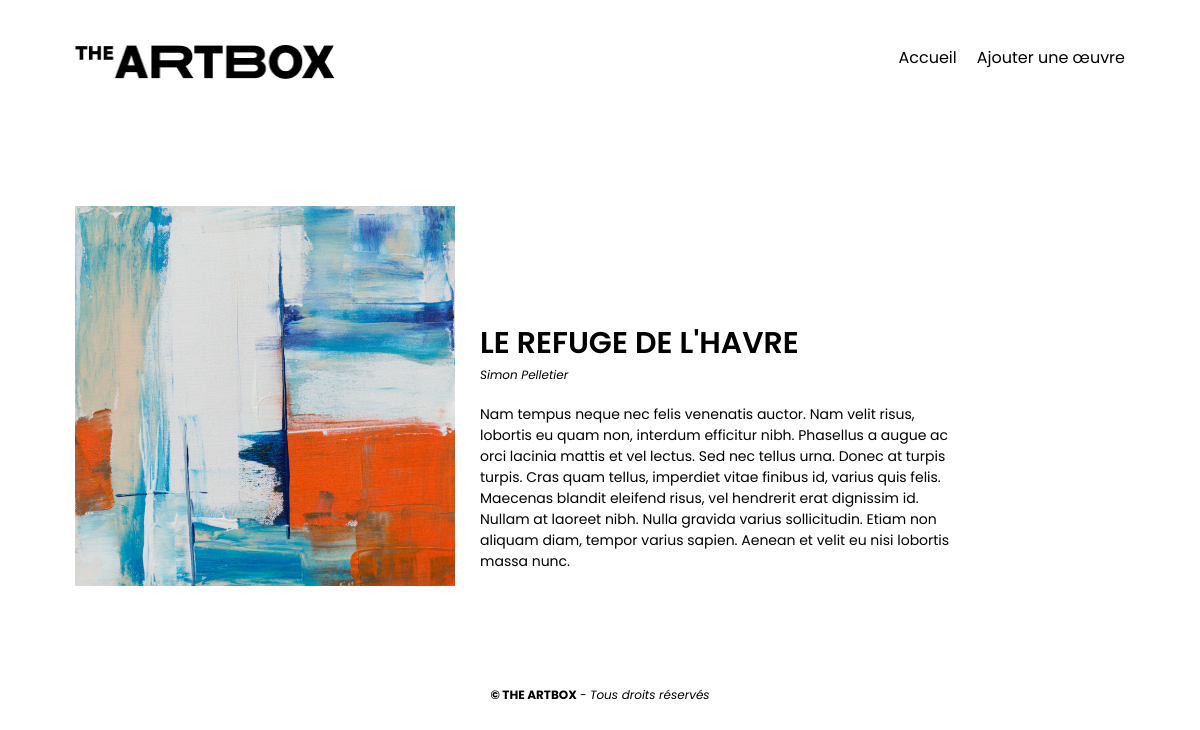
The app's page /oeuvre.php?id=4.php with its own data.
### tables this page shows
CREATE TABLE `oeuvre` (
  `Id` int(11) NOT NULL,
  `title` varchar(50) DEFAULT NULL,
  `artist` varchar(50) DEFAULT NULL,
  `image` varchar(2048) DEFAULT NULL,
  `description` text DEFAULT NULL
);

### bdd.php (called while the page is built)
<?php
function dataBasePDO()
{
    try
    {
        return new PDO('mysql:host=localhost;dbname=artbox;charset=utf8', 'root', '', [
            PDO::ATTR_ERRMODE => PDO::ERRMODE_EXCEPTION,
            PDO::ATTR_DEFAULT_FETCH_MODE => PDO::FETCH_ASSOC,
        ]);
    }
    catch (Exception $e)
    {
        die('Erreur : ' . $e->getMessage());
    }
}

### oeuvre.php (the view, shortened to what this page needs)
<?php
    require 'header.php';
    require 'bdd.php';
    $oeuvre = getOne($_GET['id']);
    function getOne($idOeuvre)
    {
        $query = dataBasePDO()->prepare('SELECT * FROM oeuvre WHERE oeuvre.Id = :idOeuvre');
        $query->execute([':idOeuvre' => $idOeuvre]);
        return $query->fetch();
    };
?>
<?php if ($oeuvre) { ?>
    <article id="detail-oeuvre">
        <div id="img-oeuvre">
            <img src="<?= $oeuvre['image'] ?>" alt="<?= $oeuvre['title'] ?>">
        </div>
        <div id="contenu-oeuvre">
            <h1><?= $oeuvre['title'] ?></h1>
            <p class="description"><?= $oeuvre['artist'] ?></p>
            <p class="description-complete">
                <?= $oeuvre['description'] ?>
            </p>
        </div>
    </article>
<?php } else {
    header('Location: index.php');
} ?>
<?php require 'footer.php'; ?>

### css/style.css (style rules this page uses)
html, body { margin: 0; }
* { box-sizing: border-box; font-family: 'Poppins', sans-serif; }
.oeuvre h2, #detail-oeuvre h1 { text-transform: uppercase; margin-top: 0; margin-bottom: 0; font-weight: 600; font-size: 30px; }
.oeuvre .description, #detail-oeuvre .description { font-style: italic; margin-top: 0; font-size: 12px; margin-bottom: 20px; }
#detail-oeuvre { display: flex; flex-wrap: wrap; align-items: end; margin-bottom: 100px; margin-top: 75px; font-size: 14px; padding: 0 15px; }
#img-oeuvre { margin-right: 25px; }
#img-oeuvre img { max-width: 470px; margin: auto; display: block; }
#contenu-oeuvre { max-width: 470px; }

### records on screen
oeuvre: image (picture), title "LE REFUGE DE L'HAVRE", artist "Simon Pelletier", description "Nam tempus neque nec felis venenatis auctor. Nam velit risus, lobortis eu quam non, interdum efficitur nibh. Phasellus a augue ac orci lacinia mattis et vel lectus. Sed nec tellus urna. Donec at turpis turpis. Cras quam tellus, imperdiet vitae finibus id, varius quis felis. Maecenas blandit eleifend risus, vel hendrerit erat dignissim id. Nullam at laoreet nibh. Nulla gravida varius sollicitudin. Etiam non aliquam diam, tempor varius sapien. Aenean et velit eu nisi lobortis massa nunc."
